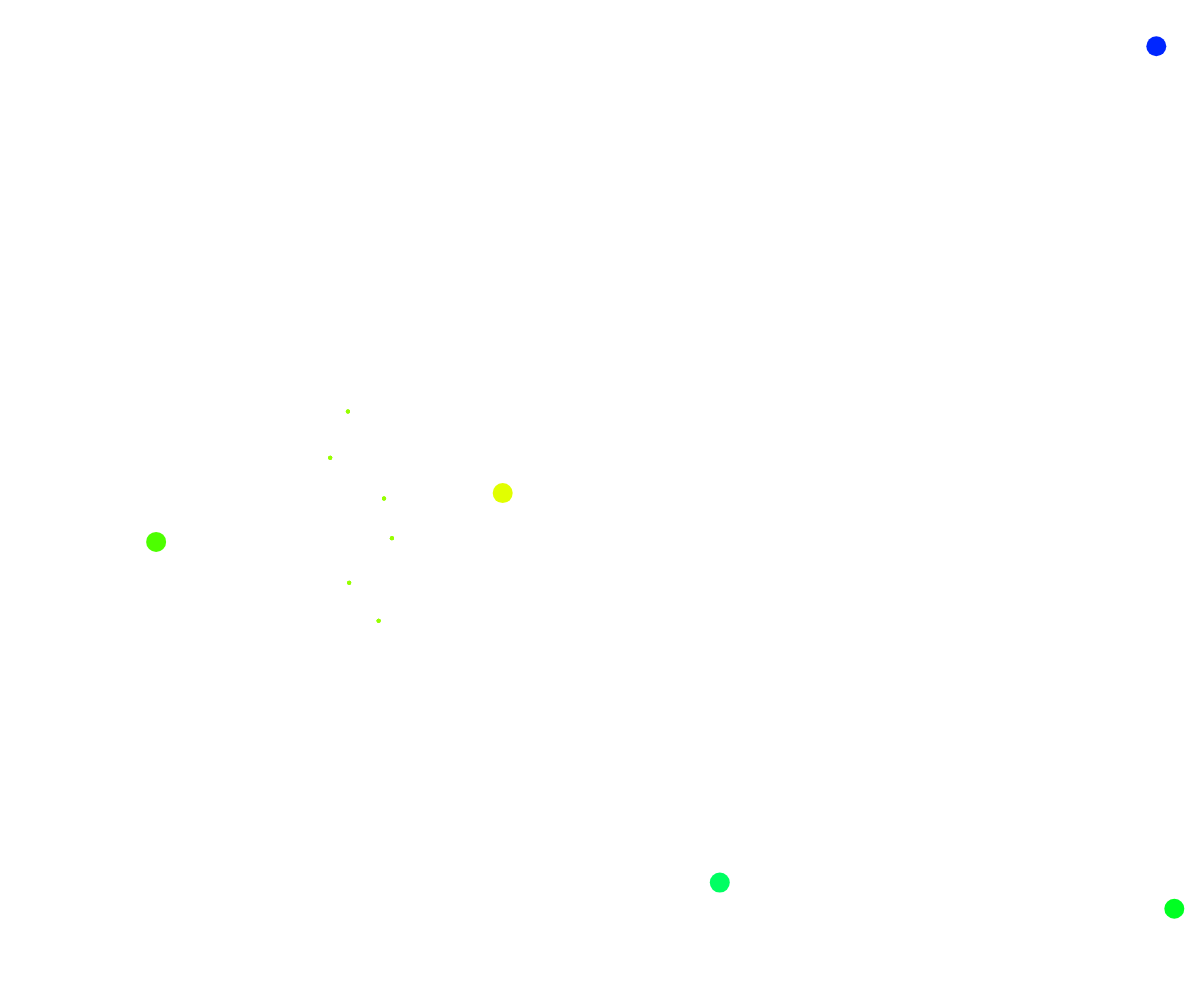
Frame 1 (no input)
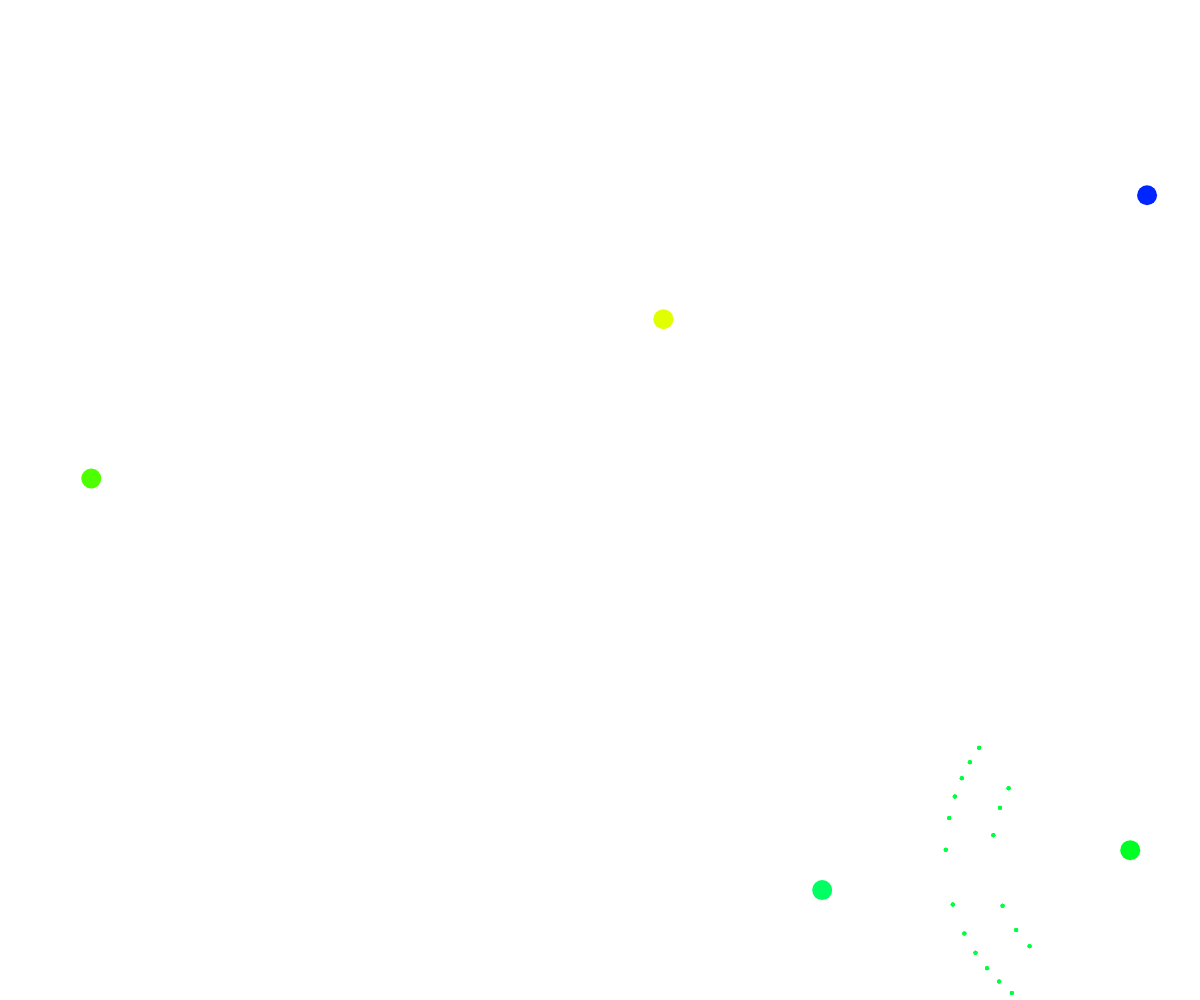
Frame 60 (no input)
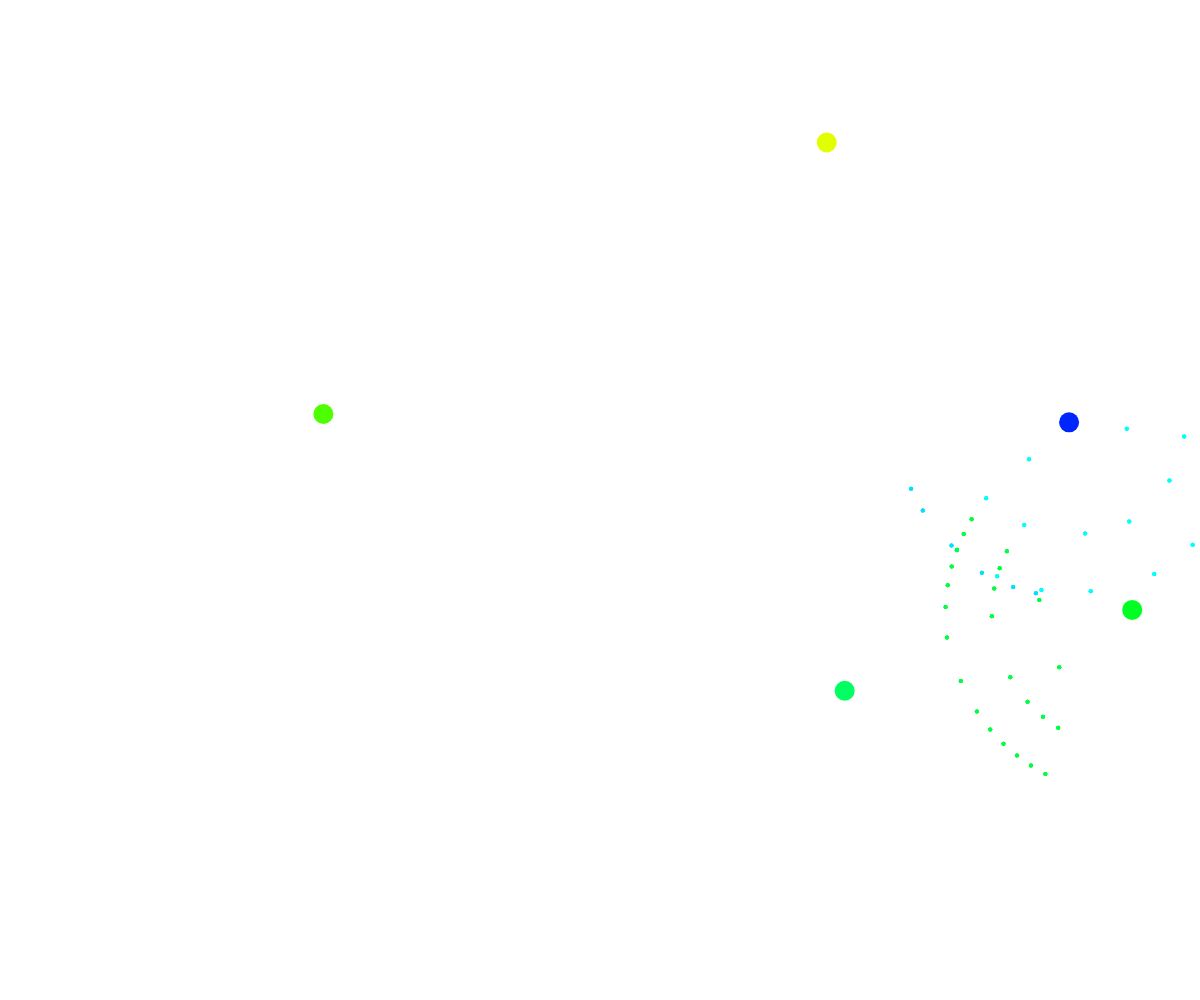
Frame 120 (the mouse pressed at the canvas centre since frame 60)

The p5.js sketch that drew these frames (run headless with seeded random() and noise() and a simulated clock; from frame 60 on, the mouse is pressed at the canvas centre):

// p5.js sketch
// ── sketch.js
var BobsUno,
  options,
  sliderValue,
  sketch,
  slider,
  isActiveBobMode = false;

function setup() {
  sketch = createCanvas(windowWidth, windowHeight);
  sketch.id("p5Canvas");

  colorMode(HSB);
  frameRate(30);

  options = {
    doRunBobs: true,
    doDisplayBob: true,
    bobSize: 20,
    doRunInterference: true,
    fieldPulseRate: 1,
  };
  BobsUno = new BobSystem();
}

function draw() {
  background(255);

  BobsUno.runBobs();
}

function windowResized() {
  resizeCanvas(windowWidth, windowHeight);
}

// ── Bob.js
//Bob
function Bob() {
  //Internal Properties
  var bobView = this,
    //Booleans
    doRunInterference = true,
    doRunBob = true,
    doDisplayBob = true,
    activeBobMode = false,
    isPassThrough = false,
    isPairing = true,
    diversityValue = 255,
    //Scalars
    fieldPulseRate = 0,
    size = 20,
    hue = Math.floor(Math.random() * 256),
    fieldPulseFrame = 0,
    pushForce,
    driveForce = createVector(0, 0),
    radius = size / 2,
    tempXPos = Math.floor(Math.random() * (width - size) + size / 2),
    tempYPos = Math.floor(Math.random() * (height - size) + size / 2);

  //External Properties
  bobView.isActiveBob = false;
  bobView.size = 20;
  bobView.radius = radius;
  bobView.hue = hue;
  bobView.fieldRings = Math.floor(Math.random() * 12 + 3);
  bobView.fieldSize = 464;
  bobView.fieldRadius = bobView.fieldSize / 2;
  bobView.fieldIncrement = bobView.fieldRadius / bobView.fieldRings;
  bobView.fieldIncrementMultiplier = Math.random() * 2 + 1;

  //Vectors
  bobView.position = createVector(tempXPos, tempYPos);
  bobView.velocity = p5.Vector.random2D().mult(4);
  bobView.acceleration = createVector(0, 0);

  //Arrays
  bobView.forces = [];

  //bobView.run(bills)
  //Operates the Bob, passing it the list of other Bobs (as bills)
  bobView.run = function (bills) {
    if (doRunInterference) {
      bills.forEach(bobView.runInterference, this);
    }

    if (bobView.isActiveBob) {
      bobView.driveBob();
    }

    if (doRunBob) {
      bobView.update(bills);
    }

    bobView.display();
    bobView.reset();
  };

  //bobView.update()
  //Updates the position vectors of the Bob, no params
  bobView.update = function (bills) {
    bobView.forces.forEach(bobView.addForce);
    bobView.velocity.add(bobView.acceleration.x, bobView.acceleration.y);
    bobView.velocity.limit(7);
    bobView.position.add(bobView.velocity.x, bobView.velocity.y);
    if (isPassThrough) {
      bobView.passThrough();
    } else {
      bobView.checkForWalls();
    }
  };

  bobView.checkForWalls = function () {
    if (bobView.position.x - radius <= 0) {
      bobView.position.x = radius;
      if (bobView.velocity.x < 0) {
        bobView.velocity.x *= -1;
      }
    }
    if (bobView.position.x + radius >= width) {
      bobView.position.x = width - radius;
      if (bobView.velocity.x > 0) {
        bobView.velocity.x *= -1;
      }
    }
    if (bobView.position.y - radius <= 0) {
      bobView.position.y = radius;
      if (bobView.velocity.y < 0) {
        bobView.velocity.y *= -1;
      }
    }
    if (bobView.position.y + radius >= height) {
      bobView.position.y = height - radius;
      if (bobView.velocity.y > 0) {
        bobView.velocity.y *= -1;
      }
    }
  };

  bobView.passThrough = function () {
    if (bobView.position.x + radius <= 0) {
      bobView.position.x = width;
    }
    if (bobView.position.x - radius >= width) {
      bobView.position.x = 0 - radius;
    }
    if (bobView.position.y + radius <= 0) {
      bobView.position.y = height;
    }
    if (bobView.position.y - radius >= height) {
      bobView.position.y = 0 - radius;
    }
  };

  bobView.addForce = function (force, index, forces) {
    bobView.acceleration.add(force.x, force.y);
  };

  //bobView.display()
  //Runs the functions that create the visual appearance of the Bob, no params
  bobView.display = function () {
    if (activeBobMode && bobView.isActiveBob) {
      bobView.renderField();
    }
    bobView.renderBob();
  };

  bobView.runInterference = function (bill, index, bills) {
    var thisBob = bobView,
      otherBob = bill,
      distance = p5.Vector.dist(thisBob.position, otherBob.position),
      dVector = p5.Vector.sub(otherBob.position, thisBob.position),
      dNormal = dVector.normalize();

    fieldPulseFrame = fieldPulseFrame % bobView.fieldIncrement;

    //if otherBob is not thisBob
    if (distance > 0) {
      //for each ring of thisBob's field
      for (
        var i = fieldPulseFrame;
        i < thisBob.fieldRadius;
        i += thisBob.fieldIncrement
      ) {
        //for each ring of otherBob's field
        for (
          var j = fieldPulseFrame;
          j < otherBob.fieldRadius;
          j += otherBob.fieldIncrement
        ) {
          //check if the two rings intersect
          var areIntersecting = checkIntersect(
            thisBob.position.x,
            thisBob.position.y,
            i,
            otherBob.position.x,
            otherBob.position.y,
            j
          );

          switch (areIntersecting) {
            //fields intersect and have intersection points
            case 1:
              bobView.handleIntersection(thisBob, otherBob, distance, i, j);
              break;

            //If one of the fields is contained in the other
            case -1:
              // renderOverlapShape(i);
              break;

            default:
              break;
          }
        }
      }
    }
  };

  bobView.handleIntersection = function (thisBob, otherBob, distance, i, j) {
    var intersections,
      firstIntersectionPoint,
      secondIntersectionPoint,
      pushForceFactor,
      pushVector1,
      pushVector2,
      hueDifference;

    intersections = getIntersections(
      thisBob.position.x,
      thisBob.position.y,
      i,
      otherBob.position.x,
      otherBob.position.y,
      j
    );

    firstIntersectionPoint = createVector(intersections[0], intersections[1]);
    secondIntersectionPoint = createVector(intersections[2], intersections[3]);

    if (!activeBobMode || (activeBobMode && bobView.isActiveBob)) {
      bobView.renderIntersectShape(intersections, distance, otherBob.hue, i);
    }

    hueDifference = bobView.getHueGap(thisBob.hue, otherBob.hue);

    if (isPairing) {
      pushForce = (43.75 - hueDifference) / 63.75;
    } else {
      pushForce = (hueDifference - 20) / 63.75;
    }

    diversityFactor = map(diversityValue, 0, 255, 0, 63.75);

    pushForce *= diversityFactor;

    pushForceFactor = pushForce / (i * j);

    pushVector1 = p5.Vector.sub(thisBob.position, firstIntersectionPoint)
      .normalize()
      .mult(pushForceFactor);

    pushVector2 = p5.Vector.sub(thisBob.position, secondIntersectionPoint)
      .normalize()
      .mult(pushForceFactor);

    bobView.forces.push(pushVector1);
    bobView.forces.push(pushVector2);
  };

  bobView.renderBob = function () {
    noStroke();

    if (bobView.isActiveBob) {
      strokeWeight(4);
      stroke(0, 0, 255, 100);
    }

    if (bobView.isActiveBob || !activeBobMode) {
      fill(hue, diversityValue, 200);
    } else {
      fill(hue, diversityValue, 200, 150);
    }
    ellipse(bobView.position.x, bobView.position.y, size, size);
  };

  bobView.renderIntersectShape = function (
    intersections,
    distance,
    otherHue,
    i
  ) {
    var circleNormal = createVector(radius, 0),
      distIntA = createVector(intersections[0], intersections[1]),
      distIntB = createVector(intersections[2], intersections[3]),
      angle1,
      angle2,
      newHue,
      opacity;

    newHue = bobView.averageHues(bobView.hue, otherHue);

    if (activeBobMode && bobView.isActiveBob) {
      opacity = map(i, 0, bobView.fieldSize, 0, 255);
      opacity = 255 - opacity;
    } else {
      opacity = 200;
    }

    //Dots
    var dotSize = 4;
    noStroke();

    for (var i = dotSize; i > 0; i--) {
      fill(newHue, diversityValue, 200, opacity / 3);
      ellipse(distIntA.x, distIntA.y, dotSize, dotSize);
      if (activeBobMode && bobView.isActiveBob) {
        ellipse(distIntB.x, distIntB.y, dotSize, dotSize);
      }
    }
    //Arcs
    /*
    distIntA.sub(position);
    distIntB.sub(position);
    
    if(distance.x > 0){
      if(distIntA.y < distance.y){
        angle1 = getArcAngle(circleNormal, distIntA);
        angle2 = getArcAngle(circleNormal, distIntB);
      } else {
        angle1 = getArcAngle(circleNormal, distIntB);
        angle2 = getArcAngle(circleNormal, distIntA);
      }
      
      if((angle1 - PI) >  angle2){
        angle2 += TWO_PI;
      }
    } else {
      if(distIntA.y > distance.y){
        angle1 = getArcAngle(circleNormal, distIntA);
        angle2 = getArcAngle(circleNormal, distIntB);
      } else {
        angle1 = getArcAngle(circleNormal, distIntB);
        angle2 = getArcAngle(circleNormal, distIntA);
      }
      
      if((angle1 - PI) >  angle2){
        angle2 += TWO_PI;
      }
    }
    fill(100, 1);
    noStroke();
    arc(position.x, position.y, 2*tempSize, 2*tempSize, angle1, angle2, OPEN);
    */
  };

  bobView.getHueGap = function (hue1, hue2) {
    var hueDifference, hueGap;
    hueDifference = Math.abs(hue1 - hue2);

    if (hueDifference > 128) {
      hueGap = (255 - hueDifference) / 2;
    } else {
      hueGap = hueDifference / 2;
    }

    return hueGap;
  };

  bobView.averageHues = function (hue1, hue2) {
    var baseHue,
      newHue,
      hueGap,
      hueDifference,
      maxHue = 255;
    hueDifference = Math.abs(hue1 - hue2);

    if (hueDifference > maxHue / 2) {
      if (hue1 > hue2) {
        baseHue = hue1;
      } else {
        baseHue = hue2;
      }

      hueGap = (maxHue - hueDifference) / 2;
    } else {
      if (hue1 < hue2) {
        baseHue = hue1;
      } else {
        baseHue = hue2;
      }

      hueGap = hueDifference / 2;
    }

    newHue = (baseHue + hueGap) % maxHue;
    return newHue;
  };

  bobView.renderOverlapShape = function (shapeSize) {
    noFill();
    strokeWeight(2);
    stroke(0, 0, 0);
    ellipse(
      bobView.position.x,
      bobView.position.y,
      2 * shapeSize,
      2 * shapeSize
    );
  };

  bobView.renderField = function () {
    strokeWeight(1);
    noFill();
    for (
      var i = fieldPulseFrame;
      i < bobView.fieldRadius;
      i += bobView.fieldIncrement
    ) {
      var opacity = map(i, 0, bobView.fieldRadius, 255, 0);
      stroke(hue, 200, 200, opacity);
      ellipse(bobView.position.x, bobView.position.y, 2 * i, 2 * i);
    }
  };

  bobView.driveBob = function () {
    var driveForceMag,
      driveForceIncrement = 0.1;

    if (keyIsDown(LEFT_ARROW)) driveForce.add(-1 * driveForceIncrement, 0);

    if (keyIsDown(RIGHT_ARROW)) driveForce.add(driveForceIncrement, 0);

    if (keyIsDown(UP_ARROW)) driveForce.add(0, -1 * driveForceIncrement);

    if (keyIsDown(DOWN_ARROW)) driveForce.add(0, driveForceIncrement);

    bobView.forces.push(driveForce);

    driveForceMag = driveForce.mag();

    if (driveForceMag > 0.01) {
      driveForce.mult(0.9);
    } else if (driveForceMag > 0) {
      driveForce.mult(0);
    }
  };

  bobView.reset = function () {
    bobView.acceleration.mult(0);
    bobView.velocity.mult(0.99999);
    bobView.forces = [];
    fieldPulseFrame += fieldPulseRate;
  };
}

// ── BobSystem.js
//Bob System
function BobSystem(options) {
  var bobs = [],
    bobAmount = 5;

  this.addBob = function () {
    var newBob = new Bob();
    bobs.push(newBob);
  };

  this.runBobs = function () {
    bobs.forEach(this.runBob);
  };

  this.runBob = function (bob, index, bobs) {
    bob.run(bobs);
  };

  for (var i = bobs.length; i < bobAmount; i++) {
    this.addBob();
  }
}

// ── equations.js
//Equations
function checkIntersect(x0, y0, r0, x1, y1, r1) {
  var doTheyIntersect, dx, dy, d;

  //Calculating distance between centerpoints
  dx = x1 - x0;
  dy = y1 - y0;
  d = sqrt(sq(dy) + sq(dx));

  //Using distance to determine if they intersect
  if (d > r0 + r1) {
    //No intersection
    doTheyIntersect = 0;
  } else if (d < abs(r0 - r1)) {
    //One is contained within the other
    doTheyIntersect = -1;
  } else {
    //They intersect
    doTheyIntersect = 1;
  }

  return doTheyIntersect;
}

function getIntersections(x0, y0, r0, x1, y1, r1) {
  var dx,
    dy,
    d,
    a,
    x2,
    y2,
    h,
    rx,
    ry,
    xi1,
    xi2,
    yi1,
    yi2,
    intersectionPoints = [];

  dx = x1 - x0;
  dy = y1 - y0;
  d = sqrt(sq(dy) + sq(dx));

  a = (r0 * r0 - r1 * r1 + d * d) / (2.0 * d);
  x2 = x0 + (dx * a) / d;
  y2 = y0 + (dy * a) / d;
  h = sqrt(sq(r0) - sq(a));
  rx = (0 - dy) * (h / d);
  ry = dx * (h / d);
  xi1 = x2 + rx;
  xi2 = x2 - rx;
  yi1 = y2 + ry;
  yi2 = y2 - ry;

  intersectionPoints[0] = xi1;
  intersectionPoints[1] = yi1;
  intersectionPoints[2] = xi2;
  intersectionPoints[3] = yi2;

  return intersectionPoints;
}

function getArcAngle(normal, intersection) {
  var angle;

  angle = p5.Vector.angleBetween(normal, intersection);

  if (intersection.y < 0) {
    angle = TWO_PI - angle;
  }

  return angle;
}

function debounce(fn, delay) {
  var timer = null;
  return function () {
    var context = this,
      args = arguments;
    clearTimeout(timer);
    timer = setTimeout(function () {
      fn.apply(context, args);
    }, delay);
  };
}
